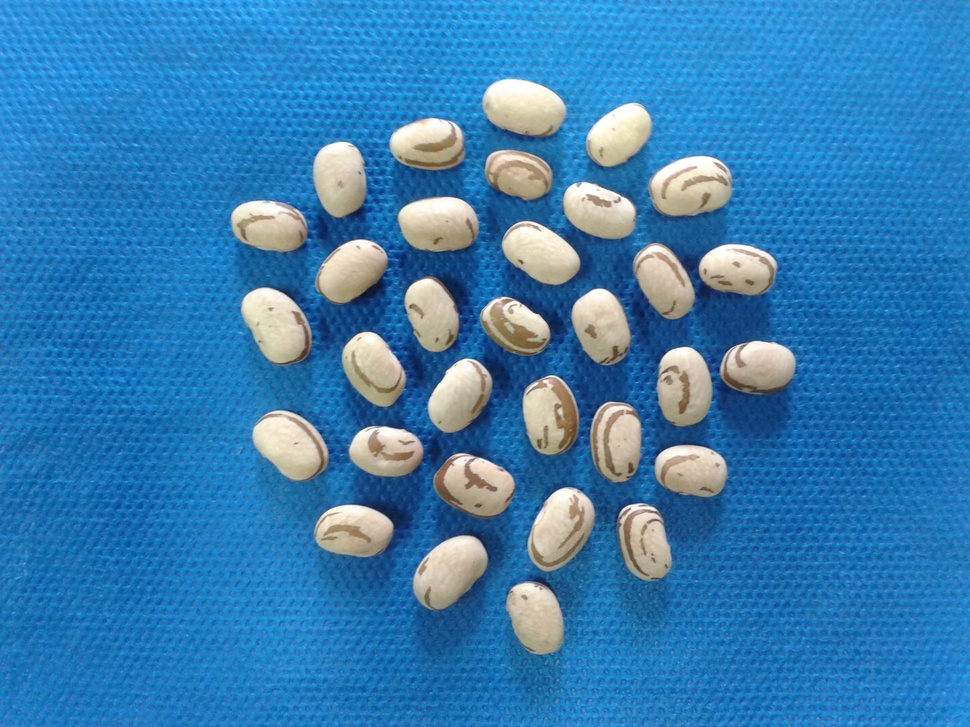
#> input picture Roteiros de Estudo Orientado - REOs/REO 02/AULA_03/feijao.jpg, 970 x 727 px, shrunk from 2048 x 1536 before the run
$ python aula_03_ex_02.py
#> lines starting #> are read from the running program, lines starting #| are printed output that depends on the picture; after the words box and inside, x2 and y2 are one past the last pixel; in counts of white or black regions, pixels touching at a corner belong together
########################################################################################################################
# Lavras - MG
# 20/06/2020
# Universidade Federal de Lavras - UFLA
# Departamento de Biologia
# Programa de Pós Graduação em Genética e Melhoramento de Plantas
# Disciplina: Visão Computacional No Melhoramento de Plantas
# Docente: Vinícius Quintão Carneiro
# E-mail: vinicius.carneiro@ufla.br
# Github: vqcarneiro
########################################################################################################################
# PROCEDIMENTO: Thresholding - Limiar Otsu
########################################################################################################################
# Importar pacotes
import cv2 # Importa o pacote opencv
from matplotlib import pyplot as plt # Importa o pacote matplotlib
########################################################################################################################
# Leitura da imagem

nome_arquivo = 'feijao.jpg'
img_bgr = cv2.imread(nome_arquivo,1)
#> img_bgr is the input picture: shape (727, 970, 3); mean B, G, R 178.7, 126.2, 55.7
img_rgb = cv2.cvtColor(img_bgr,cv2.COLOR_BGR2RGB)
img_cinza = cv2.cvtColor(img_bgr,cv2.COLOR_BGR2GRAY)
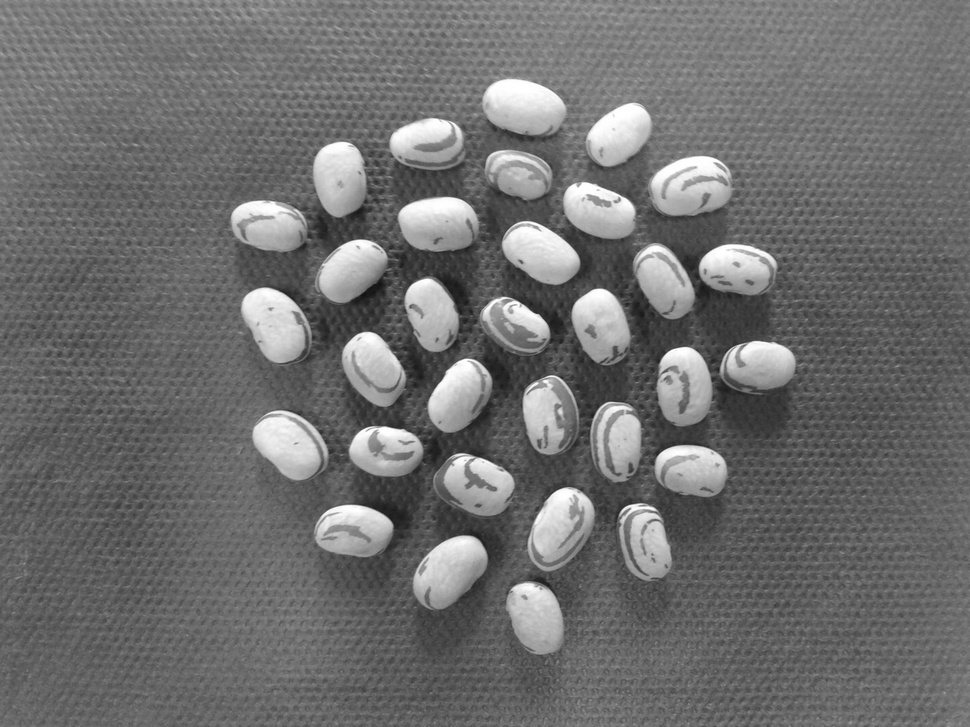
#> img_cinza: shape (727, 970); min 17, max 255, mean 111.1

########################################################################################################################
# Histograma escala de cinza
hist_cinza = cv2.calcHist([img_cinza],[0], None, [256],[0,256])
#> hist_cinza = 256 values, max 13158 at index 103, min 0 at index 0, mean 2754.6

########################################################################################################################
# Limiarização - Thresholding - OTSU

(L,img_otsu) = cv2.threshold(img_cinza,0,255,cv2.THRESH_BINARY+cv2.THRESH_OTSU)
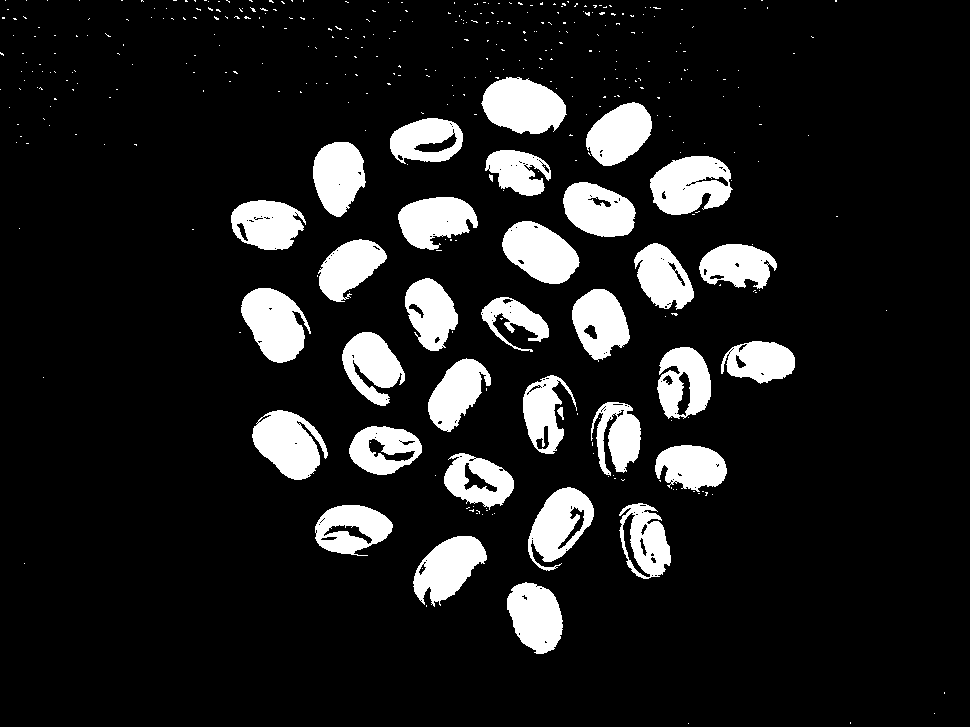
#> img_otsu: shape (727, 970); 12.3% white; 394 white regions (360 under 20 px), largest, box (x1, y1, x2, y2) and area: (481, 77, 567, 134) 3559, (650, 156, 733, 215) 3518, (241, 288, 311, 363) 3406
#> L = 148

########################################################################################################################
# Apresentar figuras

plt.figure('Thresholding')
plt.subplot(2,2,1)
plt.imshow(img_rgb)
plt.xticks([])
plt.yticks([])
plt.title('RGB')

plt.subplot(2,2,2)
plt.imshow(img_cinza,cmap='gray')
plt.xticks([])
plt.yticks([])

plt.subplot(2,2,3)
plt.plot(hist_cinza,color = 'black')
plt.axvline(x=L,color = 'r')
plt.title("Histograma - Cinza")
plt.xlim([0,256])
plt.xlabel("Valores Pixels")
plt.ylabel("Número de Pixels")

plt.subplot(2,2,4)
plt.imshow(img_otsu,cmap='gray')
plt.title('OTSU - L: ' + str(L))
plt.xticks([])
plt.yticks([])

plt.show()
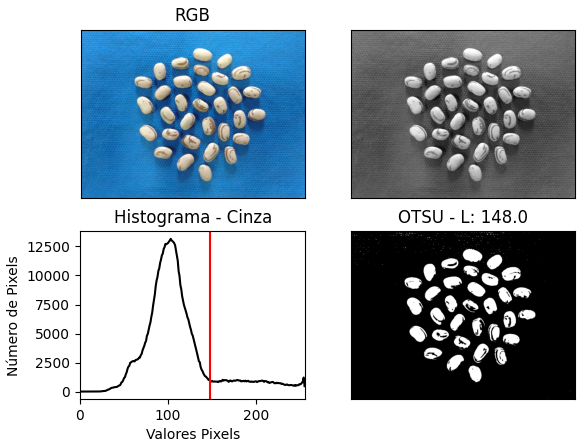
#> figure drawn by matplotlib, 4 panels; panel 3: curve peaks at x = 103, y = 13158
########################################################################################################################

$ run again, with Roteiros de Estudo Orientado - REOs/REO 02/AULA_03/cafe.JPG copied over Roteiros de Estudo Orientado - REOs/REO 02/AULA_03/feijao.jpg
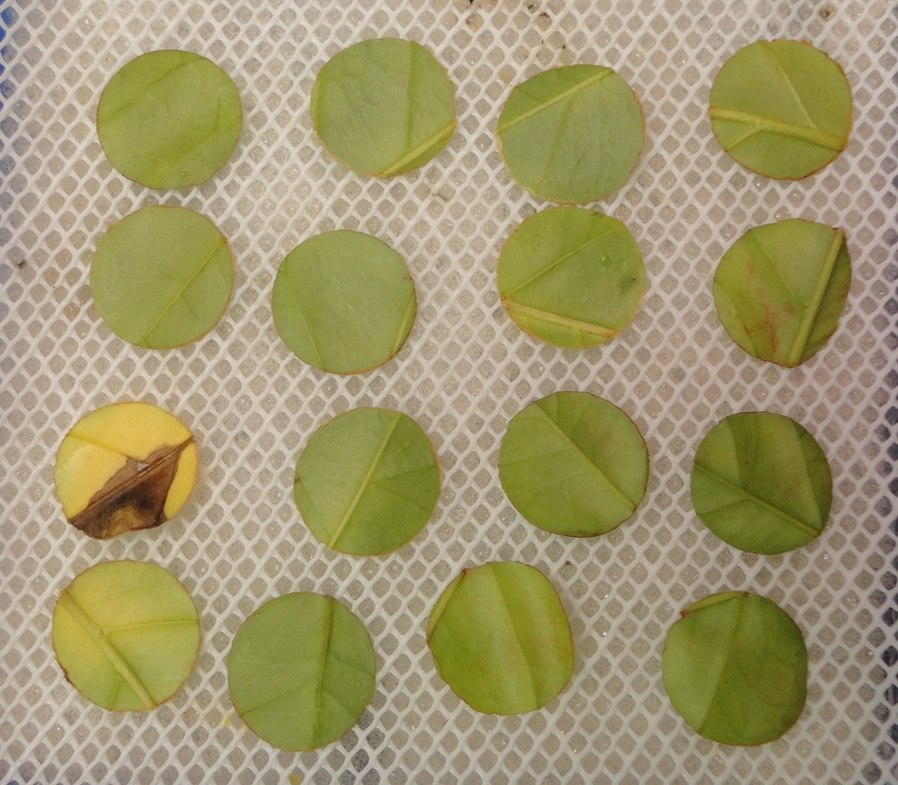
#> input picture Roteiros de Estudo Orientado - REOs/REO 02/AULA_03/cafe.JPG, 898 x 785 px, shrunk from 1176 x 1028 before the run
#> img_bgr is the input picture: shape (785, 898, 3); mean B, G, R 109.8, 151.5, 160.2
#> hist_cinza = 256 values, max 11813 at index 140, min 0 at index 0, mean 2753.6
#> `(L,img_otsu) = cv2.threshold(img_cinza,0,255,cv2.THRESH_BINARY+cv2.THR..`:
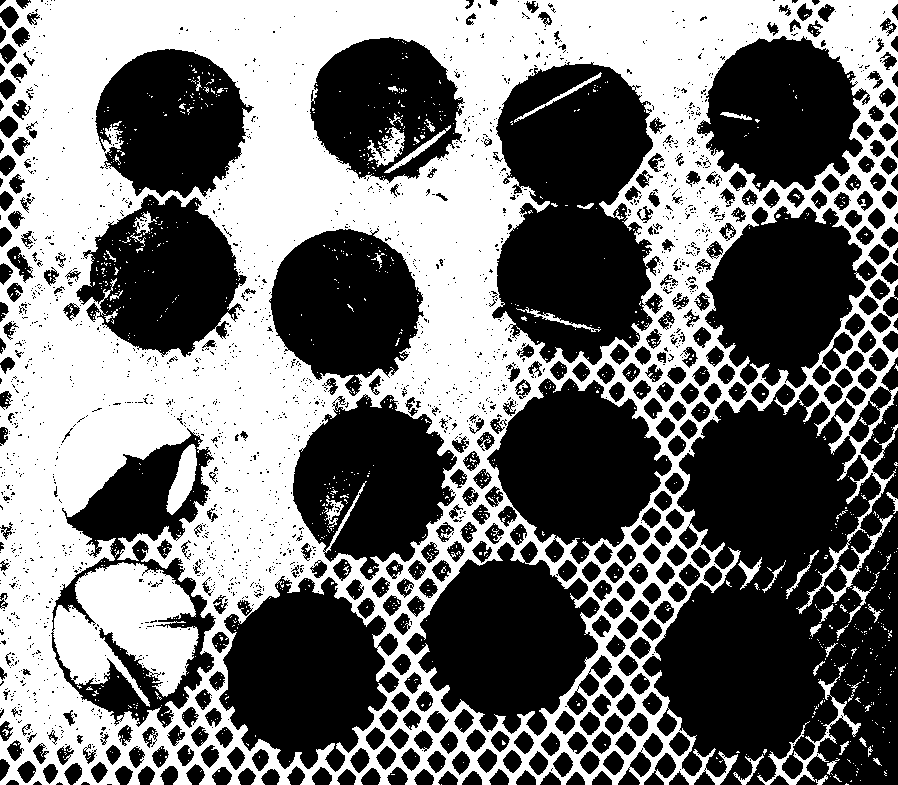
#> img_otsu: shape (785, 898); 45.5% white; 1230 white regions (1180 under 20 px), largest, box (x1, y1, x2, y2) and area: (0, 0, 898, 785) 310005, (757, 664, 861, 785) 1420, (166, 444, 197, 515) 1136
#> L = 151
#> `plt.show()`:
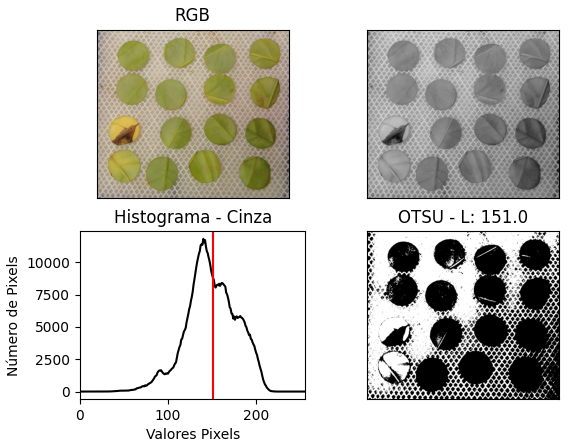
#> figure drawn by matplotlib, 4 panels; panel 3: curve peaks at x = 140, y = 11813

$ run again, with Roteiros de Estudo Orientado - REOs/REO 02/AULA_03/img_01.jpg copied over Roteiros de Estudo Orientado - REOs/REO 02/AULA_03/feijao.jpg
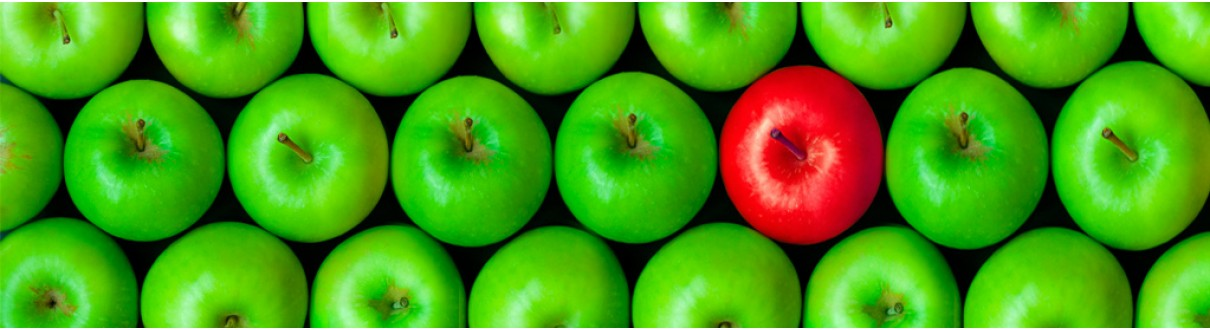
#> input picture Roteiros de Estudo Orientado - REOs/REO 02/AULA_03/img_01.jpg, 1210 x 330 px
#> img_bgr is the input picture: shape (330, 1210, 3); mean B, G, R 18.7, 157.4, 73.6
#> hist_cinza = 256 values, max 6166 at index 2, min 0 at index 234, mean 1559.8
#> `(L,img_otsu) = cv2.threshold(img_cinza,0,255,cv2.THRESH_BINARY+cv2.THR..`:
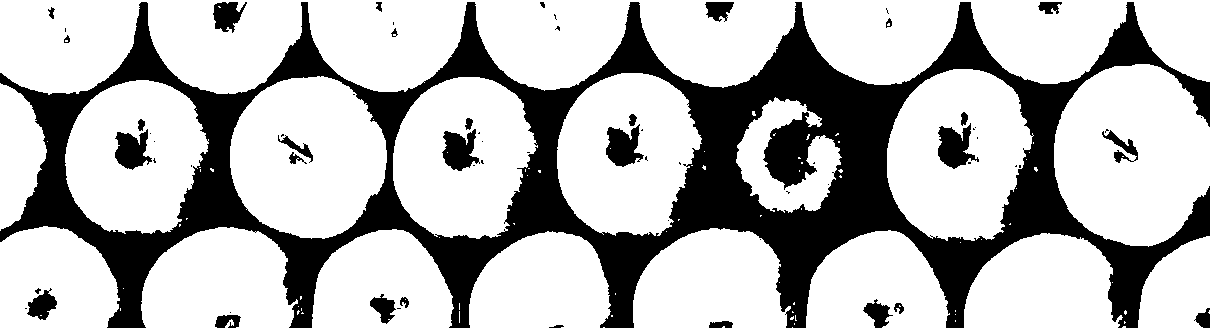
#> img_otsu: shape (330, 1210); 71.7% white; 67 black regions (36 under 20 px), largest, box (x1, y1, x2, y2) and area: (0, 2, 1210, 328) 104310, (938, 123, 979, 169) 1086, (606, 124, 644, 167) 1032
#> L = 96
#> `plt.show()`:
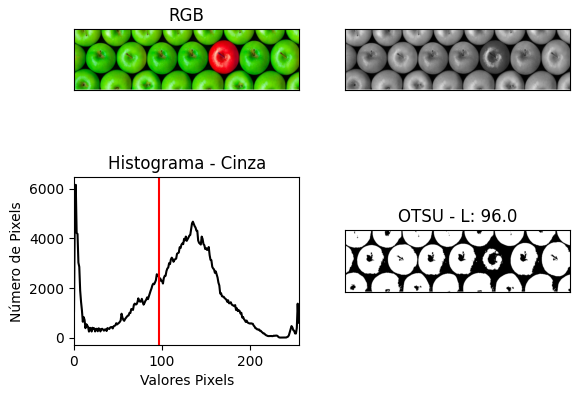
#> figure drawn by matplotlib, 4 panels; panel 3: curve peaks at x = 2, y = 6166

$ run again, with Roteiros de Estudo Orientado - REOs/REO 02/AULA_03/macas.jpg copied over Roteiros de Estudo Orientado - REOs/REO 02/AULA_03/feijao.jpg
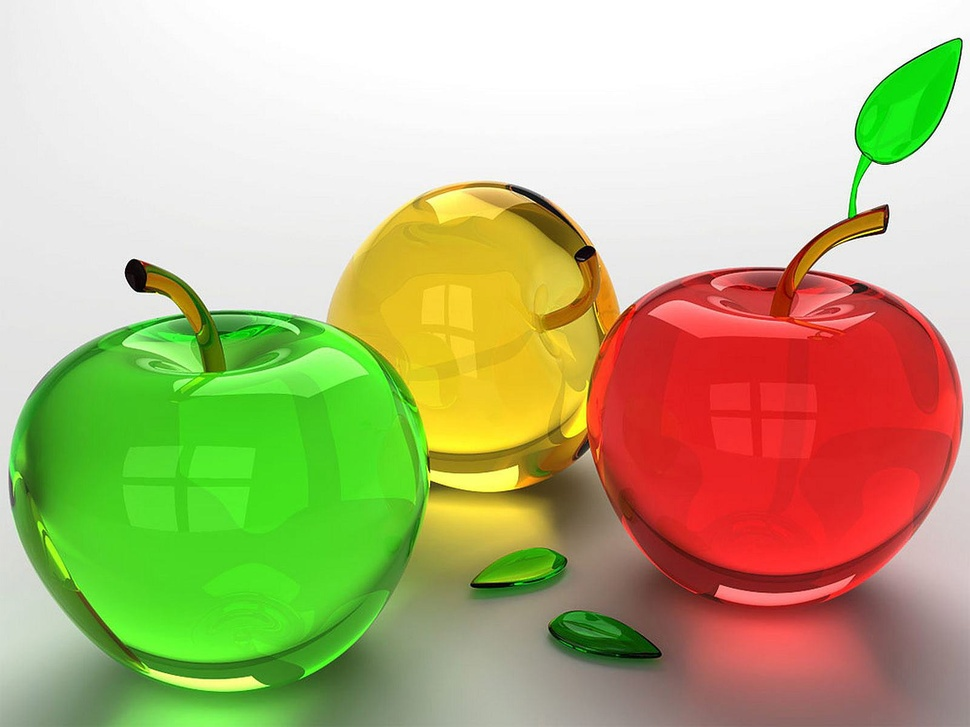
#> input picture Roteiros de Estudo Orientado - REOs/REO 02/AULA_03/macas.jpg, 970 x 727 px, shrunk from 1600 x 1200 before the run
#> img_bgr is the input picture: shape (727, 970, 3); mean B, G, R 129.3, 180.1, 184.7
#> hist_cinza = 256 values, max 47024 at index 255, min 7 at index 0, mean 2754.6
#> `(L,img_otsu) = cv2.threshold(img_cinza,0,255,cv2.THRESH_BINARY+cv2.THR..`:
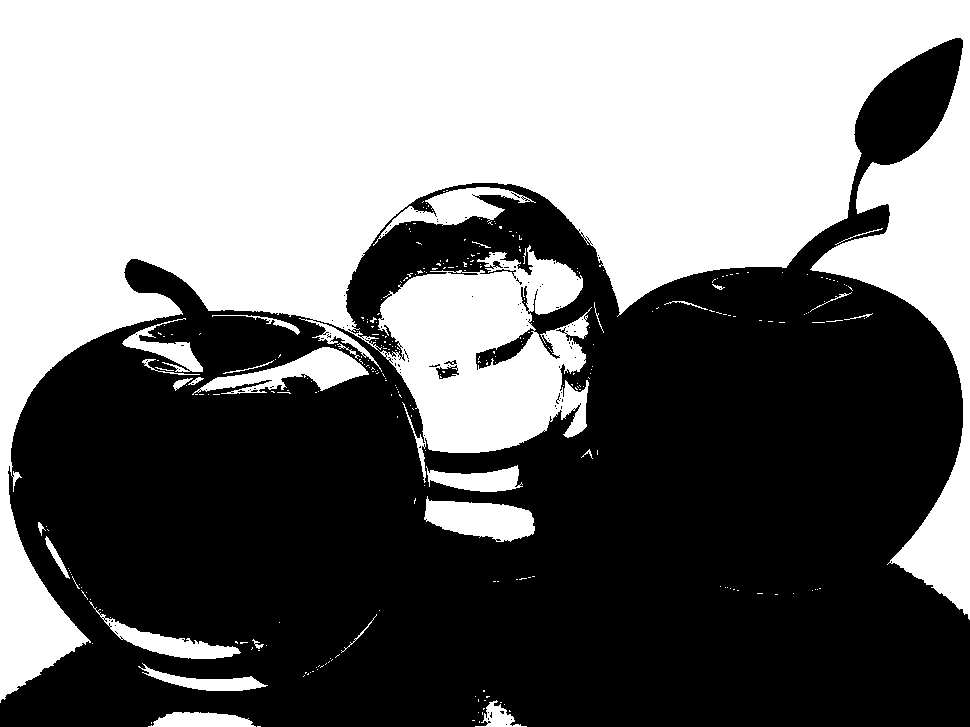
#> img_otsu: shape (727, 970); 46.6% white; 301 white regions (271 under 20 px), largest, box (x1, y1, x2, y2) and area: (0, 0, 970, 703) 309071, (424, 496, 535, 542) 3312, (192, 347, 369, 395) 3307
#> L = 179
#> `plt.show()`:
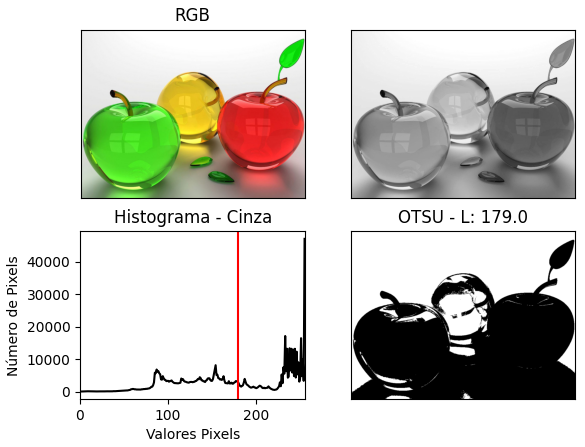
#> figure drawn by matplotlib, 4 panels; panel 3: curve peaks at x = 255, y = 47024
